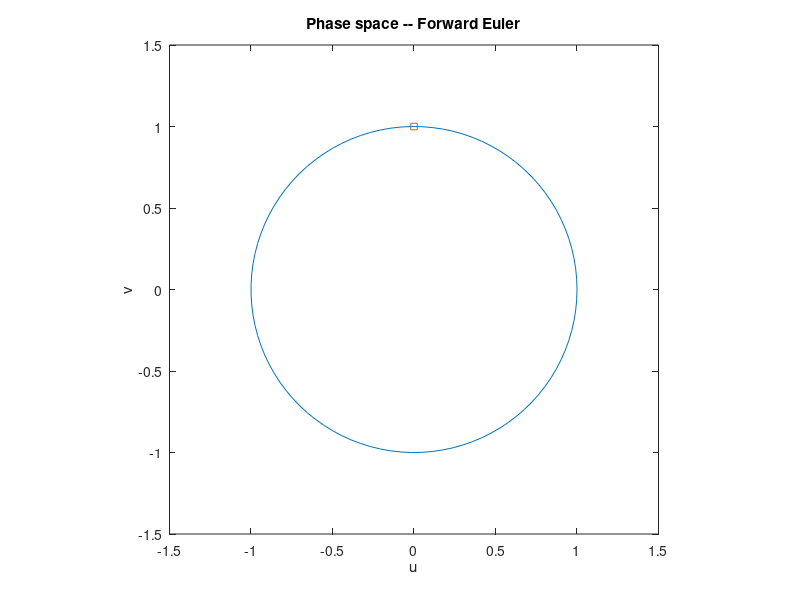

Write the MATLAB code that produced this figure. (Note: this script raises an error after producing the figure.)
function phase_space_fwd_euler()
  % This shows evolution of square in phase space
  % using Forward Euler.

  global omega
  omega = 1;  % Oscillation freq
    
  % Set up time axis of problem
  Tend = 19;
  deltat = .03;
  N = Tend/deltat;

  % Draw a circle which guides the eye
  t = linspace(0, 2*pi, 100);
  x = cos(t);
  y = sin(t);
  figure(1)
  plot(x, y)
  hold on
  axis([-1.5 1.5 -1.5 1.5])
  axis('square')
  
  % Initial conds
  y1 = [-.02; .98];
  y2 = [-.02; 1.02];
  y3 = [.02; 1.02];
  y4 = [.02; .98];
  
  % Plot initial point
  u = [y1(1), y2(1), y3(1), y4(1), y1(1)];
  v = [y1(2), y2(2), y3(2), y4(2), y1(2)];  
  plot(u, v)
  hold on
  xlabel('u')
  ylabel('v')
  title('Phase space -- Forward Euler')
  pause(.2)
  
  % Take 10 steps, then plot.
  t = 0;
  while (t<Tend)
    for i = 1:10
      y1 = forward_euler_step(y1, t, deltat);
      y2 = forward_euler_step(y2, t, deltat);
      y3 = forward_euler_step(y3, t, deltat);
      y4 = forward_euler_step(y4, t, deltat);
      t = t+deltat;
    end
    
    u = [y1(1), y2(1), y3(1), y4(1), y1(1)];
    v = [y1(2), y2(2), y3(2), y4(2), y1(2)];  
    plot(u, v)

  pause(.2)
  
  end
  

end
